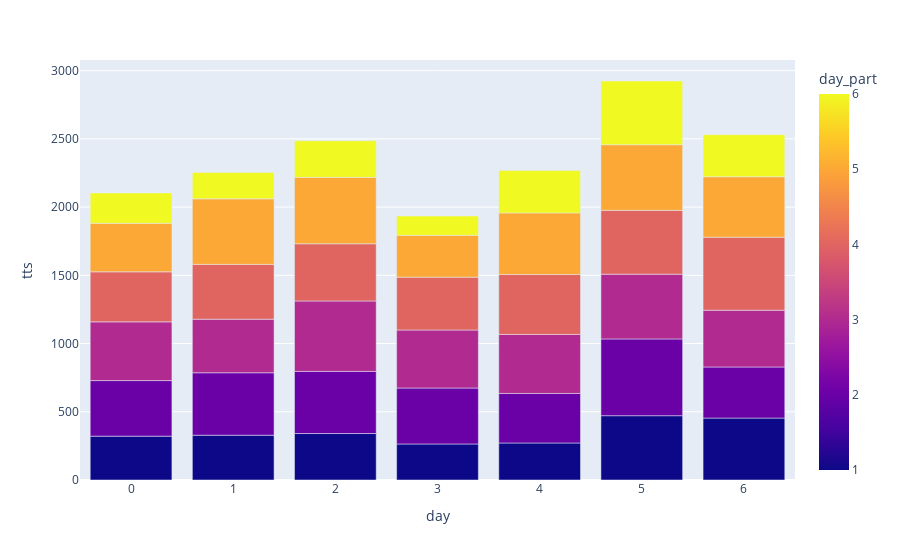

The cell this chart's notebook holds for it:
### Code cell
fig = px.bar(grouped2, x="day", y="tts", color='day_part')
fig.show()

### Figure 1 — Plotly figure (JSON) as saved in the notebook; plotly's stock layout.template omitted (floating-point values rounded to 4 significant figures)
{"data": [{"alignmentgroup": "True", "hovertemplate": "day=%{x}<br>tts=%{y}<br>day_part=%{marker.color}<extra></extra>", "legendgroup": "", "marker": {"color": [1, 2, 3, 4, 5, 6, 1, 2, 3, 4, 5, 6, 1, 2, 3, 4, 5, 6, 1, 2, 3, 4, 5, 6, 1, 2, 3, 4, 5, 6, 1, 2, 3, 4, 5, 6, 1, 2, 3, 4, 5, 6], "coloraxis": "coloraxis"}, "name": "", "offsetgroup": "", "orientation": "v", "showlegend": false, "textposition": "auto", "type": "bar", "x": [0, 0, 0, 0, 0, 0, 1, 1, 1, 1, 1, 1, 2, 2, 2, 2, 2, 2, 3, 3, 3, 3, 3, 3, 4, 4, 4, 4, 4, 4, 5, 5, 5, 5, 5, 5, 6, 6, 6, 6, 6, 6], "xaxis": "x", "y": [321.4, 407.2, 430.3, 366.7, 356.0, 222.2, 328.1, 457.8, 392.3, 401.7, 480.5, 192.3, 340.6, 455.4, 515.8, 419.7, 486.7, 267.1, 264.0, 410.0, 425.3, 387.3, 306.7, 141.4, 271.4, 363.1, 432.5, 439.1, 451.5, 309.7, 471.4, 562.4, 474.5, 467.9, 481, 466.9, 454.0, 374.1, 415.9, 535.1, 443.3, 308.2], "yaxis": "y"}], "layout": {"autosize": true, "barmode": "relative", "coloraxis": {"colorbar": {"title": {"text": "day_part"}}, "colorscale": [[0, "#0d0887"], [0.1111, "#46039f"], [0.2222, "#7201a8"], [0.3333, "#9c179e"], [0.4444, "#bd3786"], [0.5556, "#d8576b"], [0.6667, "#ed7953"], [0.7778, "#fb9f3a"], [0.8889, "#fdca26"], [1, "#f0f921"]]}, "legend": {"tracegroupgap": 0}, "margin": {"t": 60}, "xaxis": {"anchor": "y", "autorange": true, "domain": [0, 1], "range": [-0.5, 6.5], "title": {"text": "day"}, "type": "linear"}, "yaxis": {"anchor": "x", "autorange": true, "domain": [0, 1], "range": [0, 3078.0], "title": {"text": "tts"}, "type": "linear"}}}
